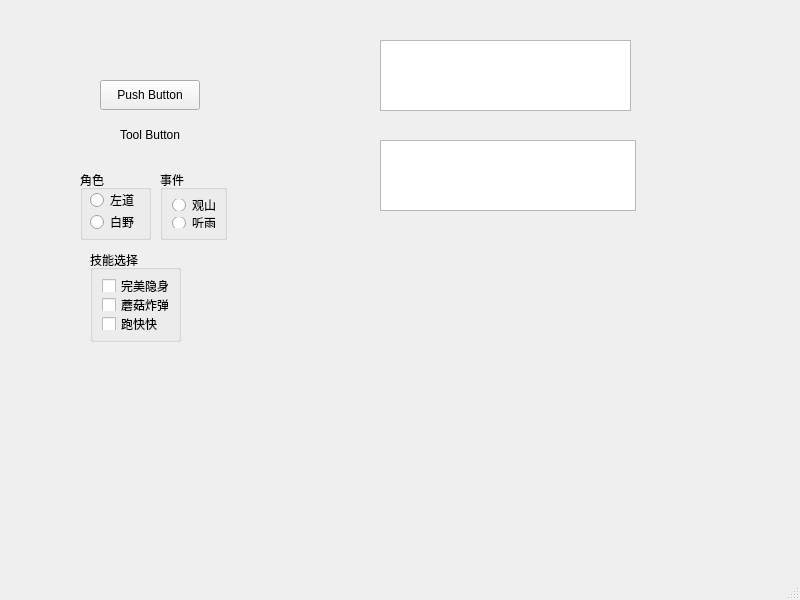
<?xml version="1.0" encoding="UTF-8"?>
<ui version="4.0">
 <class>MainWindow</class>
 <widget class="QMainWindow" name="MainWindow">
  <property name="geometry">
   <rect>
    <x>0</x>
    <y>0</y>
    <width>800</width>
    <height>600</height>
   </rect>
  </property>
  <property name="windowTitle">
   <string>MainWindow</string>
  </property>
  <property name="autoFillBackground">
   <bool>false</bool>
  </property>
  <widget class="QWidget" name="centralwidget">
   <widget class="QPushButton" name="pushButton">
    <property name="geometry">
     <rect>
      <x>100</x>
      <y>80</y>
      <width>100</width>
      <height>30</height>
     </rect>
    </property>
    <property name="text">
     <string>Push Button</string>
    </property>
    <property name="icon">
     <iconset resource="res.qrc">
      <normaloff>:/Image/Luffy.png</normaloff>:/Image/Luffy.png</iconset>
    </property>
   </widget>
   <widget class="QToolButton" name="toolButton">
    <property name="geometry">
     <rect>
      <x>100</x>
      <y>120</y>
      <width>100</width>
      <height>30</height>
     </rect>
    </property>
    <property name="text">
     <string>Tool Button</string>
    </property>
    <property name="icon">
     <iconset resource="res.qrc">
      <normaloff>:/Image/LuffyQ.png</normaloff>:/Image/LuffyQ.png</iconset>
    </property>
    <property name="toolButtonStyle">
     <enum>Qt::ToolButtonTextBesideIcon</enum>
    </property>
    <property name="autoRaise">
     <bool>true</bool>
    </property>
   </widget>
   <widget class="QGroupBox" name="groupBox_Event">
    <property name="geometry">
     <rect>
      <x>160</x>
      <y>170</y>
      <width>67</width>
      <height>70</height>
     </rect>
    </property>
    <property name="title">
     <string>事件</string>
    </property>
    <layout class="QVBoxLayout" name="verticalLayout">
     <item>
      <widget class="QRadioButton" name="rbtn_Mountain">
       <property name="text">
        <string>观山</string>
       </property>
      </widget>
     </item>
     <item>
      <widget class="QRadioButton" name="rbtn_Rain">
       <property name="text">
        <string>听雨</string>
       </property>
      </widget>
     </item>
    </layout>
   </widget>
   <widget class="QGroupBox" name="groupBox_Person">
    <property name="geometry">
     <rect>
      <x>80</x>
      <y>170</y>
      <width>71</width>
      <height>70</height>
     </rect>
    </property>
    <property name="title">
     <string>角色</string>
    </property>
    <widget class="QRadioButton" name="rbtn_Zuodao">
     <property name="geometry">
      <rect>
       <x>10</x>
       <y>22</y>
       <width>51</width>
       <height>16</height>
      </rect>
     </property>
     <property name="text">
      <string>左道</string>
     </property>
    </widget>
    <widget class="QRadioButton" name="rbtn_Baiye">
     <property name="geometry">
      <rect>
       <x>10</x>
       <y>44</y>
       <width>51</width>
       <height>16</height>
      </rect>
     </property>
     <property name="text">
      <string>白野</string>
     </property>
    </widget>
   </widget>
   <widget class="QGroupBox" name="groupBox_Skill">
    <property name="geometry">
     <rect>
      <x>90</x>
      <y>250</y>
      <width>91</width>
      <height>92</height>
     </rect>
    </property>
    <property name="title">
     <string>技能选择</string>
    </property>
    <layout class="QGridLayout" name="gridLayout">
     <item row="0" column="0">
      <widget class="QCheckBox" name="cbtn_Stealth">
       <property name="text">
        <string>完美隐身</string>
       </property>
      </widget>
     </item>
     <item row="1" column="0">
      <widget class="QCheckBox" name="cbtn_Bomb">
       <property name="text">
        <string>蘑菇炸弹</string>
       </property>
      </widget>
     </item>
     <item row="2" column="0">
      <widget class="QCheckBox" name="cbtn_Run">
       <property name="text">
        <string>跑快快</string>
       </property>
      </widget>
     </item>
    </layout>
   </widget>
   <widget class="QListWidget" name="listWidget1">
    <property name="geometry">
     <rect>
      <x>380</x>
      <y>40</y>
      <width>251</width>
      <height>71</height>
     </rect>
    </property>
   </widget>
   <widget class="QListWidget" name="listWidget2">
    <property name="geometry">
     <rect>
      <x>380</x>
      <y>140</y>
      <width>256</width>
      <height>71</height>
     </rect>
    </property>
   </widget>
  </widget>
  <widget class="QMenuBar" name="menubar">
   <property name="geometry">
    <rect>
     <x>0</x>
     <y>0</y>
     <width>800</width>
     <height>23</height>
    </rect>
   </property>
  </widget>
  <widget class="QStatusBar" name="statusbar"/>
 </widget>
 <resources>
  <include location="res.qrc"/>
 </resources>
 <connections/>
</ui>
